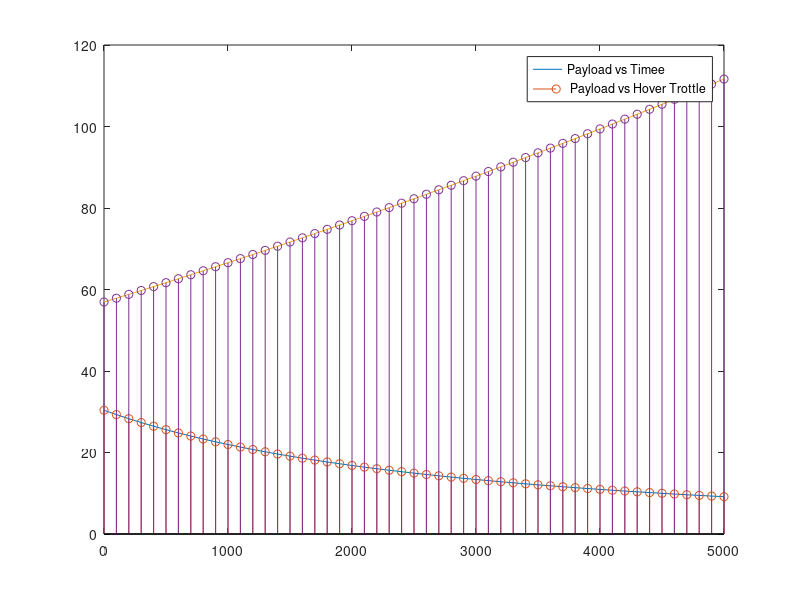
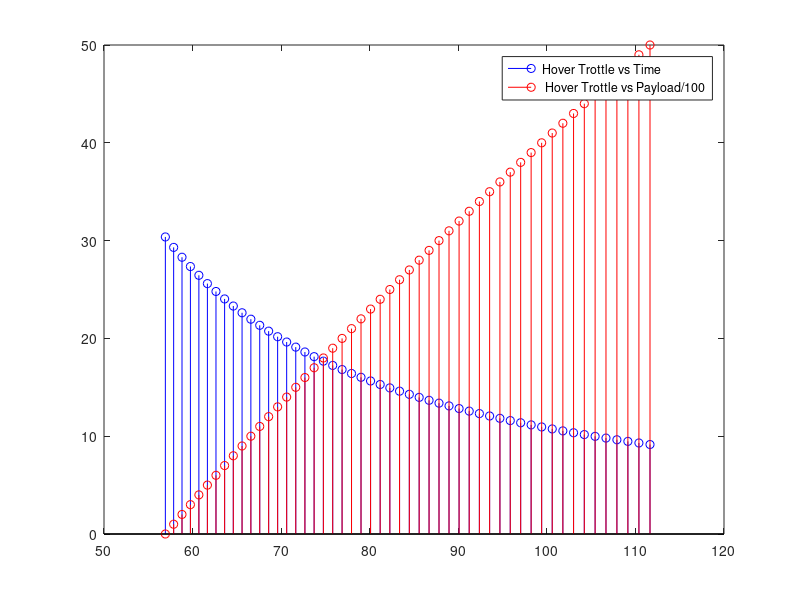

Write MATLAB code to recreate these figures, in order.
close all;
battery_weight = 1000;
% charge = 25000;
% battery_weight = 1000;
charge = 12500;
frame_weight = 2500;
drone_weight = battery_weight + frame_weight;


trottle = [50,65,75,85,100];
%weight = [1170,1530,1860,2300,2600];
%current = [7,10,13.4,17.6,21.3];
weight = [700,1060,1310,1620,1860];
current = [4.7,7.8,10.5,14,16.9];


weight_trottle = polyfit(weight,trottle,2);
weight_current = polyfit(weight,current,2);


payload = 0:100:5000;
total_weight = payload + drone_weight;
time = 60*((charge/1000.0)./(polyval(weight_current,total_weight/4)*4));
hover_trottle = polyval(weight_trottle,total_weight/4);

figure(1);

plot(payload, time);
hold on;
stem(payload, time);
% hold on;
% figure(2);
plot(payload, hover_trottle);
hold on;
stem(payload, hover_trottle);
hold on;
legend('Payload vs Timee',' Payload vs Hover Trottle ')

figure(2);

stem(hover_trottle, time,'b' );
hold on;
stem(hover_trottle, payload/100.0,'r');
legend('Hover Trottle vs Time',' Hover Trottle vs Payload/100 ')